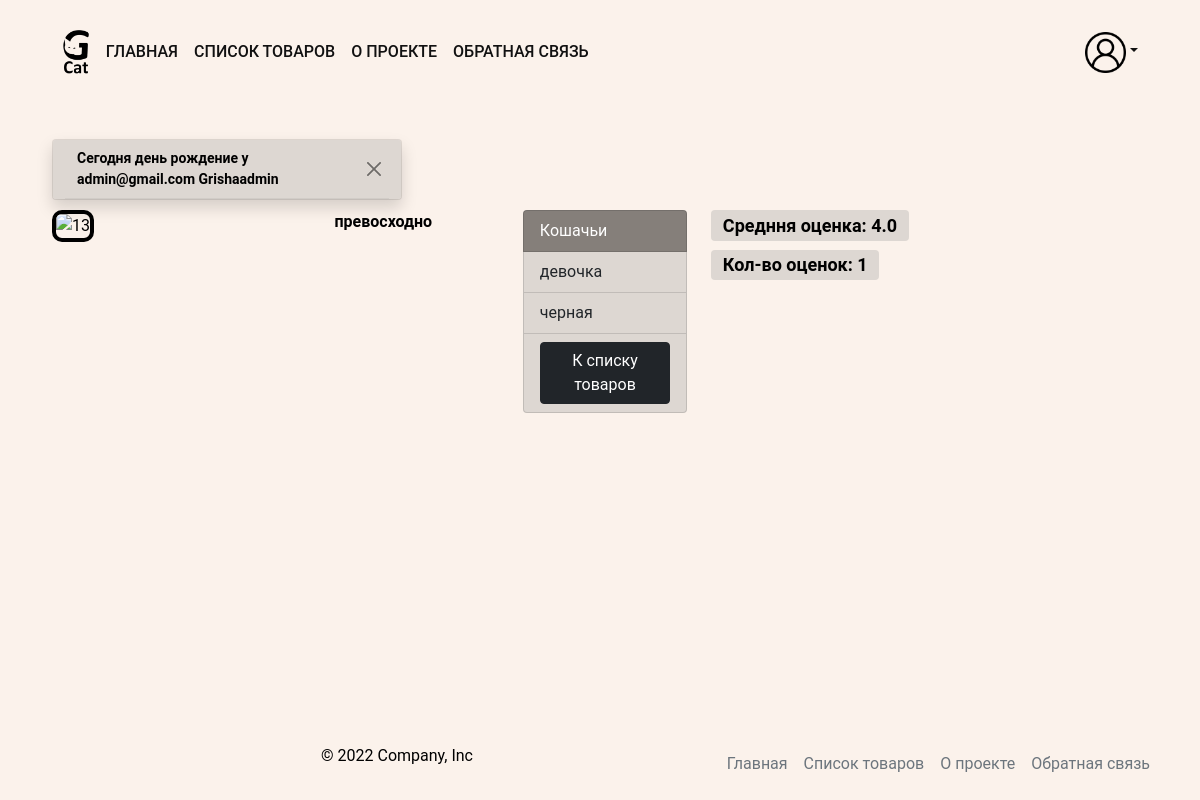
The page /catalog/13/ on the database its author committed.
### users/models.py (models this page shows, shortened)
class Profile(AbstractBaseUser, PermissionsMixin):
    objects = ProfileManager()
    first_name = models.CharField(
        'имя',
        max_length=150,
        blank=True,
        null=True,
    )
    last_name = models.CharField(
        'фамилия',
        max_length=150,
        blank=True,
        null=True,
    )
    email = models.EmailField(
        'почта',
        unique=True,
        null=True,
    )
    is_active = models.BooleanField(
        'активная учетная запись',
        default=True,
        null=True,
    )
    is_staff = models.BooleanField(
        'сотрудник',
        default=False,
        null=True,
    )
    is_superuser = models.BooleanField(
        'админ',
        default=False,
        null=True,
    )
    date_joined = models.DateTimeField(default=timezone.now)
    birthday = models.DateField(
        'день рождения',
        blank=True,
        null=True,
    )
    USERNAME_FIELD = 'email'
    class Meta:
        default_related_name = 'profiles'
        verbose_name = 'пользователь'
        verbose_name_plural = 'пользователи'

### catalog/models.py (models this page shows)
class Item(BaseModel):
    objects = ItemManager()
    is_on_main = models.BooleanField(
        'на главную',
        default=False,
    )
    name = models.CharField(
        'название',
        unique=True,
        help_text='Максимальная длина 150',
        max_length=150,
    )
    text = RichTextField(
        'описание',
        validators=[validate_must_be_param('превосходно', 'роскошно')],
        help_text='В тексте должны быть слова "превосходно" или "роскошно"',
    )
    category = models.ForeignKey(
        'Category',
        verbose_name='категория',
        help_text='Выберите категории',
        on_delete=models.CASCADE,
    )
    tags = models.ManyToManyField(
        'Tag',
        verbose_name='тег',
        help_text='Выберите тег',
    )
    class Meta:
        default_related_name = 'items'
        verbose_name = 'товар'
        verbose_name_plural = 'товары'

class Category(BaseModelWithSlug):
    name = models.CharField(
        'название',
        unique=True,
        help_text='Максимальная длина 150',
        max_length=150,
    )
    weight = models.SmallIntegerField(
        'вес',
        help_text='от 0 до 32767, значение по умолчанию 100',
        default=100,
    )
    class Meta:
        verbose_name = 'категория'
        verbose_name_plural = 'категории'
        ordering = 'weight', 'id'

class Tag(BaseModelWithSlug):
    objects = TagManager()
    name = models.CharField(
        'название',
        unique=True,
        help_text='Максимальная длина 150',
        max_length=150,
    )
    class Meta:
        default_related_name = 'tags'
        verbose_name = 'тег'
        verbose_name_plural = 'теги'

### catalog/views.py (the view, shortened to what this page needs)
class ItemDetailView(DetailView, FormView):
    model = Item
    form_class = RatingForm
    template_name = 'catalog/item_detail.html'
    context_object_name = 'item'
    def get(self, request, pk):
        form = self.form_class(
            request.POST or None,
            initial={'rate': 3},
        )
        user = request.user
        item = get_object_or_404(
            Item.objects.published(),
            pk=pk
        )
        average_rating = Rating.objects.filter(
            item=item
        ).aggregate(Avg('rate'))
        number_of_ratings = Rating.objects.filter(
            item=item
        ).count()
        context = {
            'form': form,
            'item': item,
            'rate_count': number_of_ratings,
            'rate': average_rating,
        }
        return render(request, self.template_name, context)

### catalog/models.py (called while the page is built)
    def published(self):
        return (
            self.get_queryset()
            .filter(is_published=True)
            .select_related('category')
            .order_by('name')
            .prefetch_related(
                models.Prefetch(
                    'tags',
                    queryset=Tag.objects.published(),
                )
            )
            .select_related('photo')
            .only('id', 'name', 'text', 'category__name', 'tags', 'photo',)
        )

    def published(self):
        return (
            self.get_queryset()
            .filter(is_published=True)
            .only('name')
        )

### core/models.py (called while the page is built)
    @property
    def get_img(self):
        return get_thumbnail(
            self.upload,
            '300x300',
            crop='center',
            quality=51,
        )

### core/user_processor.py (called while the page is built)
def access_users(request):
    users = Profile.objects.published()
    return {'users': users}

### users/managers.py (called while the page is built)
    def published(self):
        return (
            self.get_queryset()
            .filter(birthday=datetime.today())
            .values('email', 'first_name')
        )

### templates/catalog/item_detail.html (shortened to what this page needs)
{% extends "base.html" %}
{% load static %}
{% block content %}
<div class="row">
  <div class="col-lg-3 col-md-4 col-6">
    <img
      src="{{ item.photo.get_img.url }}"
      style="width: 100%; border:4px solid #000000; border-radius: 10px;"
      alt="{{item.id}}"
    >
  </div>
  <div class="col-lg-2 col-md-3 col-5">{{item.text|safe}}</div>
  <div class="col-lg-2 col-md-3 col-4">
    <ul class="list-group">
      <li class="list-group-item" aria-current="true" style="background-color: #857f7a; color: #fff">{{item.category.name}}</li>
      {% for tag in item.tags.all %}
        <li class="list-group-item" style="background-color: #ddd7d2">{{tag.name}}</li>
      {% endfor %}
      <li class="list-group-item" style="background-color: #ddd7d2">
        <a href="{% url 'catalog:item_list' %}" class="btn btn-dark">К списку товаров</a>
      </li>
    </ul>
  </div>
  <div class="col-lg-2 col-md-3 col-4">
    <h4><span class="badge" style="background-color: #ddd7d2; color: #000">
      Средння оценка:
      {% if rate.rate__avg %}
        {{ rate.rate__avg }}
      {% else %}
        -
      {% endif %}
    </span></h4>
    <h4><span class="badge" style="background-color: #ddd7d2; color: #000">Кол-во оценок: {{ rate_count }}</span></h4>
  </div>
</div>
{% endblock %}

### templates/includes/users_birthday.html
<div class="container">
  <div class="row">
    {% for user in users %}
    <div class="toast fade show" role="alert" aria-live="assertive" aria-atomic="true" style="margin: 10px; background-color: #ddd7d2; color: #000;">
      <div class="toast-header" style="background-color: #ddd7d2; color: #000;">
        <strong class="me-auto">Сегодня день рождение у {{ user.email }} {{ user.first_name }}</strong>
        <button type="button" class="btn-close" data-bs-dismiss="toast" aria-label="Close"></button>
      </div>
    </div>
    {% endfor %}
  </div>
</div>

### static_dev/style/style.css (style rules this page uses)
html { font-size: 16px; }
body { font-family: 'Roboto', sans-serif; font-size: 16px; font-weight: 400; color: #000; background-color: #fff; min-width: 350px; min-height: 100vh; display: flex; flex-direction: column; background-color: #FBF2EB; }
img { max-width: 100%; height: auto; }
a { color: #111; }

### rows shown on the page
Profile: email "admin@gmail.com", first_name "Grishaadmin"
Item: text "превосходно", category.name "Кошачьи"
Tag: name "девочка"
Tag: name "черная"

### other values the page prints
{{ rate.rate__avg }} "4.0"
{{ rate_count }} "1"
